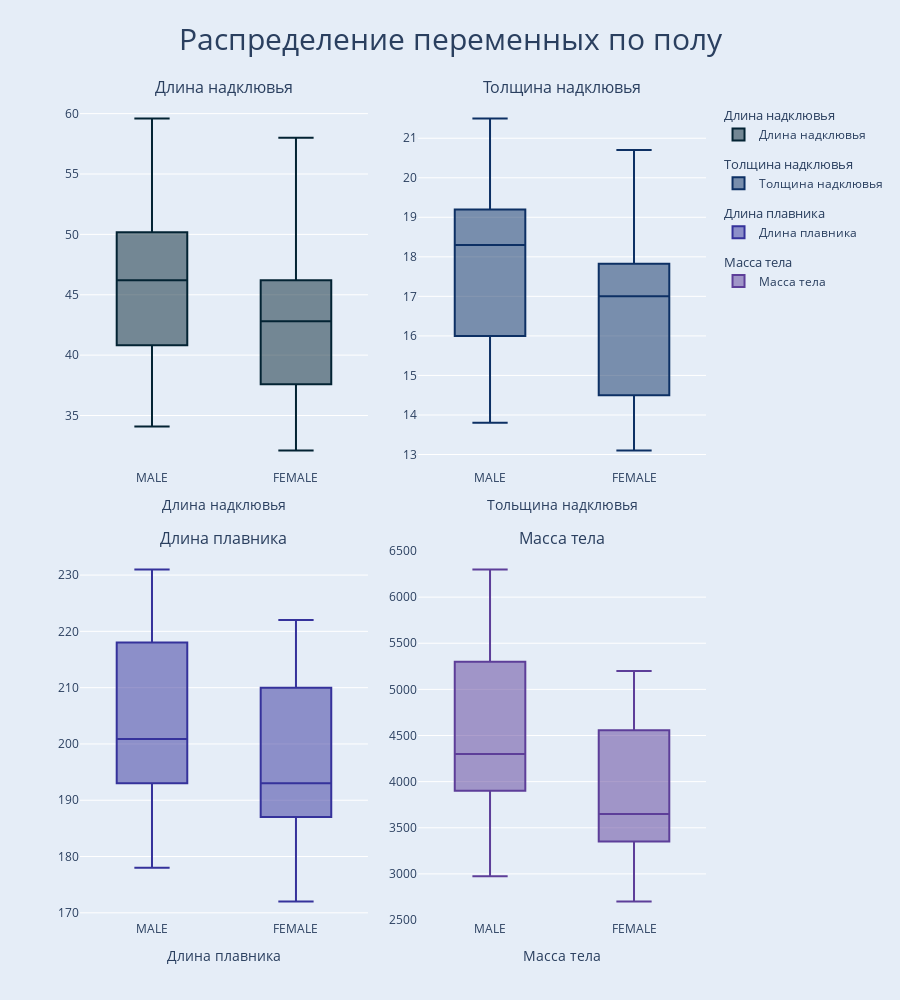

Notebook source saved alongside this figure:
### Markdown cell above
Распределение переменных по полу

### Code cell
palette = cycle(px.colors.sequential.thermal)

fig = sp.make_subplots(
    rows=2, 
    cols=2,
    horizontal_spacing=0.08,
    subplot_titles=[
        "Длина надклювья",
        "Толщина надклювья",
        "Длина плавника",
        "Масса тела",],
        vertical_spacing = 0.1
)

culmen_length_mm_box = go.Box(
    x = penguin.sex,
    y = penguin.culmen_length_mm,
    name="Длина надклювья",
    legendgroup="Длина надклювья",
    legendgrouptitle_text="Длина надклювья",
    marker_color=next(palette),
)

culmen_depth_mm_box = go.Box(
    x = penguin.sex,
    y = penguin.culmen_depth_mm,
    name="Толщина надклювья",
    legendgroup="Толщина надклювья",
    legendgrouptitle_text="Толщина надклювья",
    marker_color=next(palette),
)

flipper_length_mm_box = go.Box(
    x = penguin.sex,
    y = penguin.flipper_length_mm,
    name="Длина плавника",
    legendgroup="Длина плавника",
    legendgrouptitle_text="Длина плавника",
    marker_color=next(palette),
)

body_mass_g_box = go.Box(
    x = penguin.sex,
    y = penguin.body_mass_g,
    name="Масса тела",
    legendgroup="Масса тела",
    legendgrouptitle_text="Масса тела",
    marker_color=next(palette),
)

fig.add_trace(culmen_length_mm_box, row=1, col=1)
fig.update_xaxes(title_text="Длина надклювья", row=1, col=1)

fig.add_trace(culmen_depth_mm_box, row=1, col=2)
fig.update_xaxes(title_text="Тольщина надклювья", row=1, col=2)

fig.add_trace(flipper_length_mm_box, row=2, col=1)
fig.update_xaxes(title_text="Длина плавника", row=2, col=1)

fig.add_trace(body_mass_g_box, row=2, col=2)
fig.update_xaxes(title_text="Масса тела", row=2, col=2)

fig.update_layout(template="plotly", height=1000)

fig.update(
    layout_title_text="Распределение переменных по полу",
    layout_title_font_size=30,
    layout_title_x=0.5,
    layout_paper_bgcolor='rgb(229, 237, 247)',
    layout_plot_bgcolor='rgb(229, 237, 247)',
)

fig.show()

### Figure 1 — Plotly figure (JSON) as saved in the notebook; plotly's stock layout.template omitted (floating-point values rounded to 4 significant figures; data arrays with more than 128 entries replaced by an {"elided": "..."} marker saying what was removed)
{"data": [{"legendgroup": "Длина надклювья", "legendgrouptitle": {"text": "Длина надклювья"}, "marker": {"color": "rgb(3, 35, 51)"}, "name": "Длина надклювья", "type": "box", "x": {"elided": "344 str values"}, "xaxis": "x", "y": {"elided": "344 float values"}, "yaxis": "y"}, {"legendgroup": "Толщина надклювья", "legendgrouptitle": {"text": "Толщина надклювья"}, "marker": {"color": "rgb(13, 48, 100)"}, "name": "Толщина надклювья", "type": "box", "x": {"elided": "344 str values"}, "xaxis": "x2", "y": {"elided": "344 float values"}, "yaxis": "y2"}, {"legendgroup": "Длина плавника", "legendgrouptitle": {"text": "Длина плавника"}, "marker": {"color": "rgb(53, 50, 155)"}, "name": "Длина плавника", "type": "box", "x": {"elided": "344 str values"}, "xaxis": "x3", "y": {"elided": "344 float values"}, "yaxis": "y3"}, {"legendgroup": "Масса тела", "legendgrouptitle": {"text": "Масса тела"}, "marker": {"color": "rgb(93, 62, 153)"}, "name": "Масса тела", "type": "box", "x": {"elided": "344 str values"}, "xaxis": "x4", "y": {"elided": "344 float values"}, "yaxis": "y4"}], "layout": {"annotations": [{"font": {"size": 16}, "showarrow": false, "text": "Длина надклювья", "x": 0.23, "xanchor": "center", "xref": "paper", "y": 1, "yanchor": "bottom", "yref": "paper"}, {"font": {"size": 16}, "showarrow": false, "text": "Толщина надклювья", "x": 0.77, "xanchor": "center", "xref": "paper", "y": 1, "yanchor": "bottom", "yref": "paper"}, {"font": {"size": 16}, "showarrow": false, "text": "Длина плавника", "x": 0.23, "xanchor": "center", "xref": "paper", "y": 0.45, "yanchor": "bottom", "yref": "paper"}, {"font": {"size": 16}, "showarrow": false, "text": "Масса тела", "x": 0.77, "xanchor": "center", "xref": "paper", "y": 0.45, "yanchor": "bottom", "yref": "paper"}], "height": 1000, "paper_bgcolor": "rgb(229, 237, 247)", "plot_bgcolor": "rgb(229, 237, 247)", "title": {"font": {"size": 30}, "text": "Распределение переменных по полу", "x": 0.5}, "xaxis": {"anchor": "y", "domain": [0, 0.46], "title": {"text": "Длина надклювья"}}, "xaxis2": {"anchor": "y2", "domain": [0.54, 1], "title": {"text": "Тольщина надклювья"}}, "xaxis3": {"anchor": "y3", "domain": [0, 0.46], "title": {"text": "Длина плавника"}}, "xaxis4": {"anchor": "y4", "domain": [0.54, 1], "title": {"text": "Масса тела"}}, "yaxis": {"anchor": "x", "domain": [0.55, 1]}, "yaxis2": {"anchor": "x2", "domain": [0.55, 1]}, "yaxis3": {"anchor": "x3", "domain": [0, 0.45]}, "yaxis4": {"anchor": "x4", "domain": [0, 0.45]}}}
